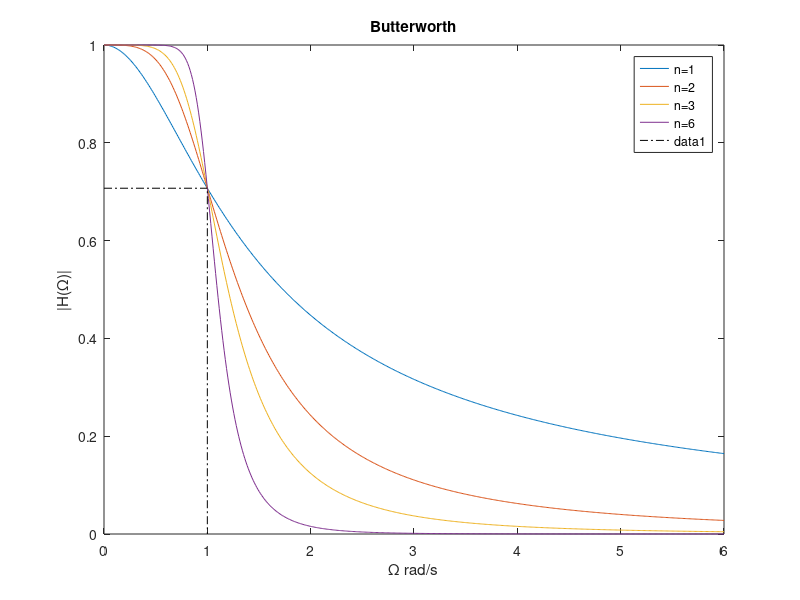

The MATLAB script that drew this image:
clear;clc;close all;
% tso cat = 1
b1= [1];
a1= [1 1];
b2=[1];
a2=[1 sqrt(2) 1]
b3=[1];
a3=[1 2 2 1];
w=linspace(0,6,512);
H1=freqs(b1,a1,w);
H2=freqs(b2,a2,w);
H3=freqs(b3,a3,w);
 
 
%%%%%%
% n=6
%%%%%%
b1= [1];
a1= [1 0.5176 1];
b2=[1];
a2=[1 sqrt(2) 1]
b3=[1];
a3=[1 1.9319 1];
H11=freqs(b1,a1,w);
H22=freqs(b2,a2,w);
H33=freqs(b3,a3,w);
H4abs=abs(H11).*abs(H22).*abs(H33);
 
plot(w,abs(H1),w,abs(H2),w,abs(H3),w,H4abs);
title('Butterworth')
legend('n=1','n=2','n=3','n=6');
xlabel('\Omega rad/s')
ylabel('|H(\Omega)|')
hold on
plot([0 1 1],[1/sqrt(2) 1/sqrt(2) 0],'-.k')
